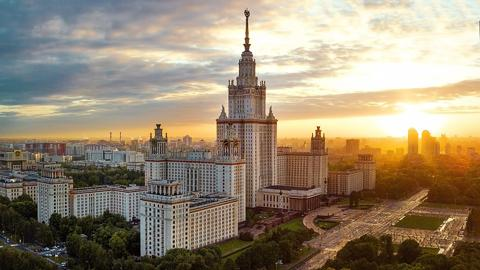
#> input picture 4 sem/5 task/images/image.jpg, 480 x 270 px
$ python gauss.py
#> lines starting #> are read from the running program, lines starting #| are printed output that depends on the picture
#> further down, img is the input picture: PIL image 480x270 RGB; mean R, G, B 151.9, 137.3, 115.5
from PIL import Image
import math


def getGaussian(r, sigma):
#> called with r = 5, sigma = 1.5
    Gfilter = [0.]*(2*r+1)
    sum = 0.

    for i in range(2*r+1):
        Gfilter[i] = math.exp((r-i) * (i-r) / (2 * sigma * sigma))
        sum += Gfilter[i]

    for i in range(2*r+1): Gfilter[i] /= sum

    return Gfilter

def GaussianBlur(Gfilter, r, pixels, size):
#> called with r = 5, size = (480, 270)
    global img_new
    n = size[0]
    m = size[1]

    def convolution(lst1, lst2):
        sum = [0., 0., 0.]
        for i in range(len(lst1)):
            sum[0] += lst1[i]*lst2[i][0]
            sum[1] += lst1[i]*lst2[i][1]
            sum[2] += lst1[i]*lst2[i][2]
        return sum

    def GaussBlur1Dim(Gfilter, r, values):
        res = [[0, 0, 0]]*len(values)

        for x in range(r):
            tmp = Gfilter[:x]
            sum = 0.
            for p in tmp: sum += p
            for p in tmp: p /= sum
            tmp = convolution(tmp, values[:x])
            res[x] = [int(math.floor(tmp[0])), int(math.floor(tmp[1])), int(math.floor(tmp[2]))].copy()

        for x in range(r, len(values)-r):
            tmp = convolution(Gfilter, values[x-r:r+x+1])
            res[x] = [int(math.floor(tmp[0])), int(math.floor(tmp[1])), int(math.floor(tmp[2]))].copy()

        for x in range(len(values)-r, len(values)):
            tmp = Gfilter[x:]
            sum = 0.
            for p in tmp: sum += p
            for p in tmp: p /= sum
            tmp = convolution(tmp, values[x:])
            res[x] = [int(math.floor(tmp[0])), int(math.floor(tmp[1])), int(math.floor(tmp[2]))].copy()

        return res

    for x in range(n):
        tmp = [pixels[x, j] for j in range(m)]
        buff = GaussBlur1Dim(Gfilter, r, tmp)
        for y in range(m):
            img_new.putpixel((x, y), tuple(buff[y]))
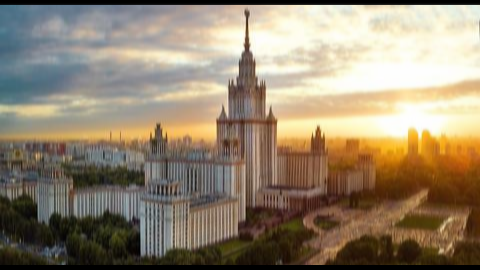
#> img_new: PIL image 480x270 RGB; mean R, G, B 147.5, 133, 111.6

    for y in range(m):
        tmp = [pixels[i, y] for i in range(n)]
        buff = GaussBlur1Dim(Gfilter, r, tmp)
        for x in range(n): img_new.putpixel((x, y), tuple(buff[x]))
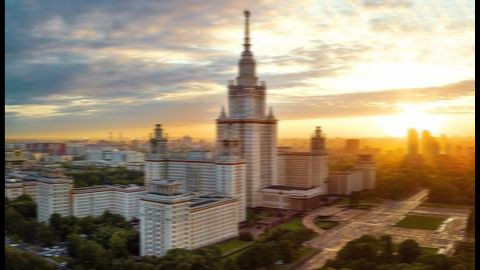
#> img_new: PIL image 480x270 RGB; mean R, G, B 148.8, 134.4, 113


sigma = 1.5
r = int(math.ceil(3 * sigma))

img = Image.open("images/image.jpg")
pixels = img.load()

img_new = img.copy()

Gfilter = getGaussian(r, sigma)
GaussianBlur(Gfilter, r, pixels, img.size)

img_new.save("images/image_new.jpg")
